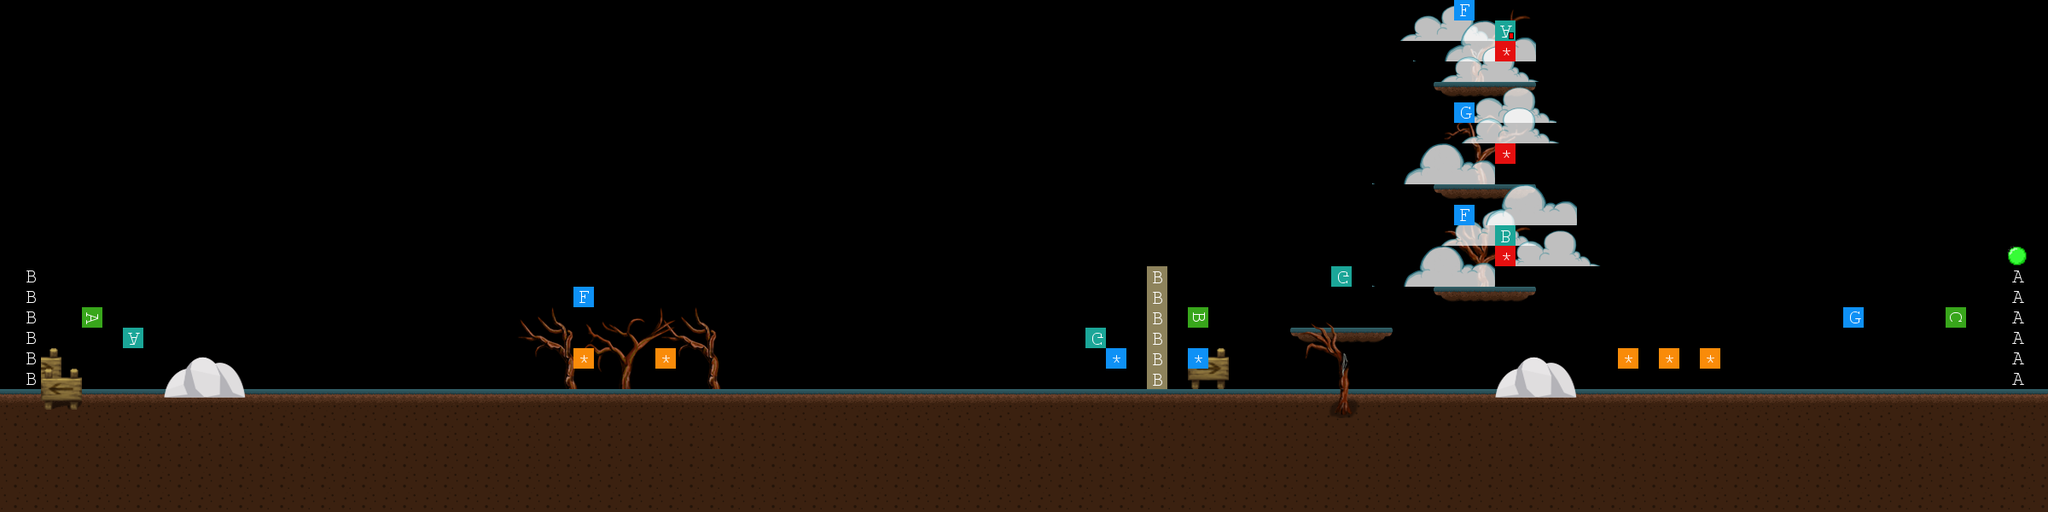

Below is a game level as drawn by its tile map, then a one-line description and the .tmx that defines it (tile-layer data replaced by summaries):
An orthogonal 100x25 tile map with 24x24 px tiles, 16 tile layers (DecorationBack_1, DecorationBack_2, Base_1, Base_2, ...), 11 tilesets and 5 objects (1, 2, 3, 4, 5).

<map version="1.2" tiledversion="1.3.0" orientation="orthogonal" renderorder="right-down" compressionlevel="0" width="100" height="25" tilewidth="24" tileheight="24" infinite="0" nextlayerid="22" nextobjectid="6">
 <tileset firstgid="1" name="BaseDark" tilewidth="24" tileheight="24" spacing="1" margin="1" tilecount="8" columns="8">
  <image source="maps/BaseDark.png" width="201" height="26" />
 </tileset>
 <tileset firstgid="9" name="SolidDark" tilewidth="24" tileheight="24" spacing="1" margin="1" tilecount="8" columns="8">
  <image source="maps/SolidDark.png" width="201" height="26" />
 </tileset>
 <tileset firstgid="17" name="PoisonedLiquid" tilewidth="24" tileheight="24" spacing="1" margin="1" tilecount="30" columns="6">
  <image source="maps/PoisonedWater.png" width="151" height="126" />
 </tileset>
 <tileset firstgid="47" name="Liquid" tilewidth="24" tileheight="24" spacing="1" margin="1" tilecount="30" columns="6">
  <image source="maps/Water.png" width="151" height="126" />
 </tileset>
 <tileset firstgid="77" name="Trees2" tilewidth="24" tileheight="24" tilecount="300" columns="15">
  <image source="maps/Trees2.png" width="360" height="480" />
 </tileset>
 <tileset firstgid="377" name="Location" tilewidth="24" tileheight="24" tilecount="100" columns="10">
  <image source="maps/Location.png" width="240" height="240" />
 </tileset>
 <tileset firstgid="477" name="Notification" tilewidth="24" tileheight="24" tilecount="100" columns="10">
  <image source="maps/Notification.png" width="240" height="240" />
 </tileset>
 <tileset firstgid="577" name="Flags" tilewidth="24" tileheight="24" tilecount="330" columns="30">
  <image source="maps/MarioFlags.png" width="720" height="264" />
 </tileset>
 <tileset firstgid="907" name="OtherFlags" tilewidth="24" tileheight="24" tilecount="1024" columns="32">
  <image source="maps/OtherFlags.png" width="768" height="768" />
 </tileset>
 <tileset firstgid="1931" name="LittleClouds" tilewidth="24" tileheight="24" tilecount="36" columns="18">
  <image source="maps/LittleClouds.png" width="432" height="64" />
 </tileset>
 <tileset firstgid="1967" name="Stone" tilewidth="24" tileheight="24" tilecount="8" columns="4">
  <image source="maps/Stone.png" width="96" height="48" />
 </tileset>
 <layer id="6" name="DecorationBack_1" width="100" height="25">
  <data>[2500 cells, 116 non-empty, 86 distinct tile ids]</data>
 </layer>
 <layer id="16" name="DecorationBack_2" width="100" height="25">
  <data>[2500 cells, 30 non-empty, 30 distinct tile ids]</data>
 </layer>
 <layer id="1" name="Base_1" width="100" height="25">
  <data>[2500 cells, 91 non-empty, 6 distinct tile ids]</data>
 </layer>
 <layer id="9" name="Base_2" width="100" height="25">
  <data>[2500 cells, 14 non-empty, 1 distinct tile ids]</data>
 </layer>
 <layer id="11" name="Base_3" width="100" height="25">
  <data>[2500 cells, 14 non-empty, 1 distinct tile ids]</data>
 </layer>
 <layer id="15" name="Base_4" width="100" height="25">
  <properties>
   <property name="DIRECTION" value="0,-2,0" />
   <property name="LENGTH" value="120" />
   <property name="SPEED" value="1" />
   <property name="TYPEMOV" value="2" />
  </properties>
  <data>[2500 cells, 5 non-empty, 3 distinct tile ids]</data>
 </layer>
 <layer id="2" name="Solid_1" width="100" height="25">
  <data>[2500 cells, 380 non-empty, 3 distinct tile ids]</data>
 </layer>
 <layer id="10" name="Solid_2" width="100" height="25">
  <data>[2500 cells, 70 non-empty, 1 distinct tile ids]</data>
 </layer>
 <layer id="12" name="Solid_3" width="100" height="25">
  <data>[2500 cells, 70 non-empty, 1 distinct tile ids]</data>
 </layer>
 <layer id="17" name="DecorationFront_1" width="100" height="25" offsetx="0" offsety="10">
  <data>[2500 cells, 36 non-empty, 28 distinct tile ids]</data>
 </layer>
 <layer id="18" name="DecorationFront_2" width="100" height="25" opacity="0.75">
  <properties>
   <property name="DIRECTION" value="-1,0,0" />
   <property name="LENGTH" value="10" />
   <property name="SPEED" value="3" />
   <property name="TYPEMOV" value="2" />
  </properties>
  <data>[2500 cells, 30 non-empty, 10 distinct tile ids]</data>
 </layer>
 <layer id="19" name="DecorationFront_3" width="100" height="25" opacity="0.75">
  <properties>
   <property name="DIRECTION" value="1,0,0" />
   <property name="LENGTH" value="10" />
   <property name="SPEED" value="3" />
   <property name="TYPEMOV" value="2" />
  </properties>
  <data>[2500 cells, 48 non-empty, 12 distinct tile ids]</data>
 </layer>
 <layer id="20" name="DecorationFront_4" width="100" height="25" opacity="0.75">
  <properties>
   <property name="DIRECTION" value="-1,0,0" />
   <property name="LENGTH" value="10" />
   <property name="SPEED" value="3" />
   <property name="TYPEMOV" value="2" />
  </properties>
  <data>[2500 cells, 36 non-empty, 12 distinct tile ids]</data>
 </layer>
 <layer id="21" name="DecorationFront_5" width="100" height="25">
  <data>[2500 cells, 4 non-empty, 4 distinct tile ids]</data>
 </layer>
 <layer id="7" name="Location" width="100" height="25">
  <data>[2500 cells, 23 non-empty, 12 distinct tile ids]</data>
 </layer>
 <layer id="8" name="Notification" width="100" height="25">
  <data>[2500 cells, 18 non-empty, 3 distinct tile ids]</data>
 </layer>
 <objectgroup id="3" name="ObjectZone">
  <object id="1" name="1" x="648" y="312" width="72" height="72">
   <properties>
    <property name="0" value="YES" />
    <property name="1" value="NO" />
    <property name="10" value="4" />
    <property name="2" value="NO" />
    <property name="3" value="NO" />
    <property name="4" value="0,6,21" />
    <property name="5" value="0" />
    <property name="6" value="60" />
    <property name="7" value="1000" />
    <property name="8" value="5" />
    <property name="9" value="71120" />
   </properties>
  </object>
  <object id="2" name="2" x="1680" y="-24" width="72" height="72">
   <properties>
    <property name="0" value="YES" />
    <property name="1" value="NO" />
    <property name="10" value="4" />
    <property name="2" value="NO" />
    <property name="3" value="NO" />
    <property name="4" value="0,6,21" />
    <property name="5" value="0" />
    <property name="6" value="60" />
    <property name="7" value="1000" />
    <property name="8" value="5" />
    <property name="9" value="71121" />
   </properties>
  </object>
  <object id="3" name="3" x="1680" y="96" width="72" height="72">
   <properties>
    <property name="0" value="YES" />
    <property name="1" value="NO" />
    <property name="10" value="4" />
    <property name="2" value="NO" />
    <property name="3" value="NO" />
    <property name="4" value="0,6,21" />
    <property name="5" value="0" />
    <property name="6" value="60" />
    <property name="7" value="1000" />
    <property name="8" value="5" />
    <property name="9" value="71122" />
   </properties>
  </object>
  <object id="4" name="4" x="1680" y="216" width="72" height="72">
   <properties>
    <property name="0" value="YES" />
    <property name="1" value="NO" />
    <property name="10" value="4" />
    <property name="2" value="NO" />
    <property name="3" value="NO" />
    <property name="4" value="0,6,21" />
    <property name="5" value="0" />
    <property name="6" value="60" />
    <property name="7" value="1000" />
    <property name="8" value="5" />
    <property name="9" value="71123" />
   </properties>
  </object>
  <object id="5" name="5" x="2136" y="336" width="72" height="72">
   <properties>
    <property name="0" value="YES" />
    <property name="1" value="NO" />
    <property name="10" value="2" />
    <property name="2" value="NO" />
    <property name="3" value="NO" />
    <property name="4" value="0,6,21" />
    <property name="5" value="0" />
    <property name="6" value="40" />
    <property name="7" value="2000" />
    <property name="8" value="7" />
    <property name="9" value="71124" />
   </properties>
  </object>
 </objectgroup>
</map>
